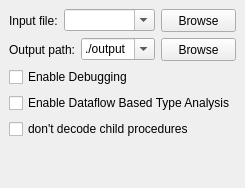
          <widget class="QWidget" name="start">
           <layout class="QVBoxLayout">
            <property name="spacing">
             <number>6</number>
            </property>
            <property name="leftMargin">
             <number>9</number>
            </property>
            <property name="topMargin">
             <number>9</number>
            </property>
            <property name="rightMargin">
             <number>9</number>
            </property>
            <property name="bottomMargin">
             <number>9</number>
            </property>
            <item>
             <layout class="QHBoxLayout">
              <property name="spacing">
               <number>6</number>
              </property>
              <property name="leftMargin">
               <number>0</number>
              </property>
              <property name="topMargin">
               <number>0</number>
              </property>
              <property name="rightMargin">
               <number>0</number>
              </property>
              <property name="bottomMargin">
               <number>0</number>
              </property>
              <item>
               <widget class="QLabel" name="label_5">
                <property name="text">
                 <string>Input file:</string>
                </property>
               </widget>
              </item>
              <item>
               <widget class="QComboBox" name="inputFileComboBox">
                <property name="sizePolicy">
                 <sizepolicy hsizetype="Expanding" vsizetype="Fixed">
                  <horstretch>0</horstretch>
                  <verstretch>0</verstretch>
                 </sizepolicy>
                </property>
                <property name="editable">
                 <bool>true</bool>
                </property>
               </widget>
              </item>
              <item>
               <widget class="QPushButton" name="inputFileBrowseButton">
                <property name="minimumSize">
                 <size>
                  <width>75</width>
                  <height>23</height>
                 </size>
                </property>
                <property name="maximumSize">
                 <size>
                  <width>75</width>
                  <height>23</height>
                 </size>
                </property>
                <property name="text">
                 <string>Browse</string>
                </property>
               </widget>
              </item>
             </layout>
            </item>
            <item>
             <layout class="QHBoxLayout">
              <property name="spacing">
               <number>6</number>
              </property>
              <property name="leftMargin">
               <number>0</number>
              </property>
              <property name="topMargin">
               <number>0</number>
              </property>
              <property name="rightMargin">
               <number>0</number>
              </property>
              <property name="bottomMargin">
               <number>0</number>
              </property>
              <item>
               <widget class="QLabel" name="label_8">
                <property name="text">
                 <string>Output path:</string>
                </property>
               </widget>
              </item>
              <item>
               <widget class="QComboBox" name="outputPathComboBox">
                <property name="sizePolicy">
                 <sizepolicy hsizetype="Expanding" vsizetype="Fixed">
                  <horstretch>0</horstretch>
                  <verstretch>0</verstretch>
                 </sizepolicy>
                </property>
                <property name="editable">
                 <bool>true</bool>
                </property>
                <item>
                 <property name="text">
                  <string>./output</string>
                 </property>
                </item>
               </widget>
              </item>
              <item>
               <widget class="QPushButton" name="outputPathBrowseButton">
                <property name="minimumSize">
                 <size>
                  <width>75</width>
                  <height>23</height>
                 </size>
                </property>
                <property name="maximumSize">
                 <size>
                  <width>75</width>
                  <height>23</height>
                 </size>
                </property>
                <property name="text">
                 <string>Browse</string>
                </property>
               </widget>
              </item>
             </layout>
            </item>
            <item>
             <widget class="QCheckBox" name="enableDebugCheckBox">
              <property name="text">
               <string>Enable Debugging</string>
              </property>
             </widget>
            </item>
            <item>
             <widget class="QCheckBox" name="enableDFTAcheckBox">
              <property name="text">
               <string>Enable Dataflow Based Type Analysis</string>
              </property>
             </widget>
            </item>
            <item>
             <widget class="QCheckBox" name="enableNoDecodeChildren">
              <property name="text">
               <string>don't decode child procedures</string>
              </property>
             </widget>
            </item>
            <item>
             <spacer>
              <property name="orientation">
               <enum>Qt::Vertical</enum>
              </property>
              <property name="sizeHint" stdset="0">
               <size>
                <width>20</width>
                <height>40</height>
               </size>
              </property>
             </spacer>
            </item>
           </layout>
          </widget>
